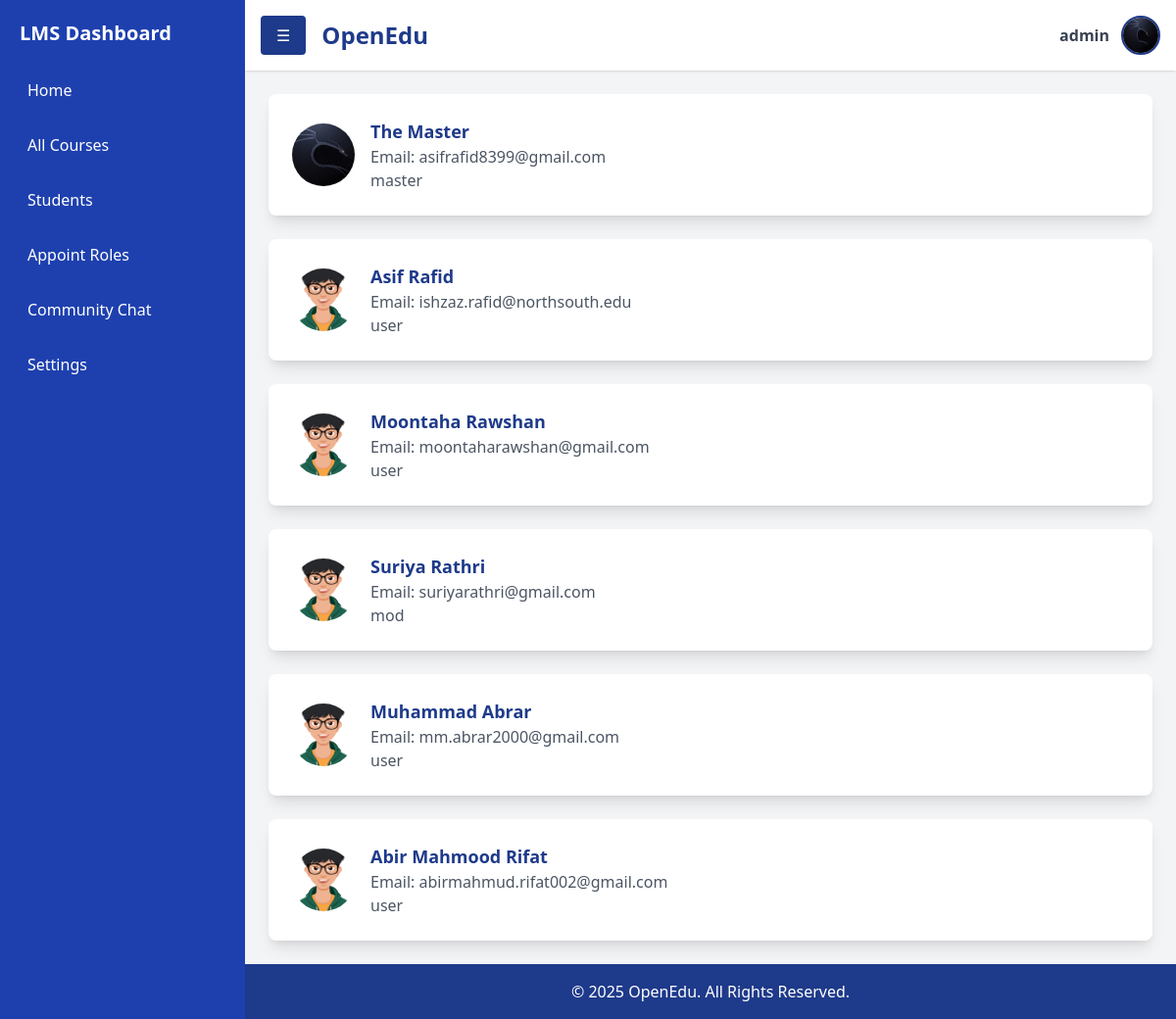
The app's page /students (signed in) with its own data.
### accounts/models.py (models this page shows, shortened)
class User(AbstractUser):
    contact = models.CharField(max_length=15, blank=True, null=True)
    profilepicture = models.ImageField(upload_to='images/profilepictures', blank=True, null=True,default='images/profilepictures/rafid1.jpg')
    role=models.TextField(default='user')
    course=models.IntegerField(default=-1)
    department=models.IntegerField(default=-1)
    groups = models.ManyToManyField(
        'auth.Group',
        related_name='custom_user_set',
        blank=True
    )
    user_permissions = models.ManyToManyField(
        'auth.Permission',
        related_name='custom_user_permissions_set',
        blank=True
    )

### home/views.py (the view)
# urls.py: path('students', students, name='students'),
@login_required
def students(request):
    users=User.objects.all()
    context={'name':request.user.username,'users':users}
    return render(request,"pages/students.html",context)

### home/templates/pages/students.html
{% extends 'dashboard.html' %} {%block content %}
<div class="p-6 flex-grow">
  <div class="space-y-6">
    {%for user in users%}
    <div
      class="flex items-center bg-white p-6 rounded-lg shadow-lg hover:shadow-xl transition duration-300 transform hover:scale-105"
    >
      <div class="w-16 h-16 mr-4">
        <img
          src="{{user.profilepicture.url}}"
          class="w-full h-full rounded-full object-cover"
        />
      </div>
      <div>
        <h3 class="text-lg font-semibold text-blue-900">
          {{user.first_name}} {{user.last_name}}
        </h3>
        <p class="text-gray-600">Email: {{user.email}}</p>
        <p class="text-gray-600">{{user.role}}</p>
      </div>
    </div>
    {%endfor%}
  </div>
</div>
{%endblock%}

### home/templates/inc/header.html (shortened to what this page needs)
<header class="bg-white shadow p-4 flex justify-between items-center relative">
  <div class="flex items-center space-x-4">
    <button
      onclick="toggleSidebar()"
      class="bg-blue-900 text-white px-4 py-2 rounded"
    >
      ☰
    </button>
    <h1 class="text-2xl font-bold text-blue-900">OpenEdu</h1>
  </div>
  <div class="flex items-center space-x-3 relative">
    <span class="text-gray-700 font-semibold">
      {{ request.user.username }}
    </span>
    <a
      href="javascript:void(0);"
      onclick="toggleDropdownProfile()"
      class="w-10 h-10"
    >
      <img
        src="{{ request.user.profilepicture.url }}"
        alt="Profile"
        class="w-10 h-10 rounded-full border-2 border-blue-900"
      />
    </a>
  </div>
</header>

### records on screen
User: user.username "admin", user.profilepicture (picture), profilepicture (picture), first_name "The", last_name "Master", email "asifrafid8399@gmail.com", role "master"
User: profilepicture (picture), first_name "Asif", last_name "Rafid", email "ishzaz.rafid@northsouth.edu", role "user"
User: profilepicture (picture), first_name "Moontaha", last_name "Rawshan", email "moontaharawshan@gmail.com", role "user"
User: profilepicture (picture), first_name "Suriya", last_name "Rathri", email "suriyarathri@gmail.com", role "mod"
User: profilepicture (picture), first_name "Muhammad", last_name "Abrar", email "mm.abrar2000@gmail.com", role "user"
User: profilepicture (picture), first_name "Abir Mahmood", last_name "Rifat", email "abirmahmud.rifat002@gmail.com", role "user"
